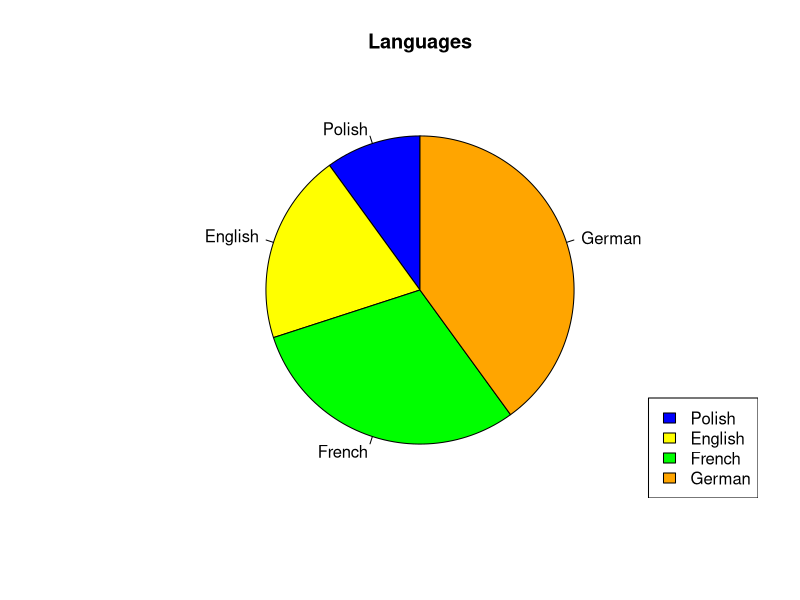

Write the R code that produced this figure.
x <- c(10, 20, 30, 40)
mylabel <- c("Polish", "English", "French", "German")
colors <- c("blue", "yellow", "green", "orange")
pie(x, label=mylabel, main="Languages", col=colors, init.angle=90)
legend("bottomright", mylabel, fill=colors)


